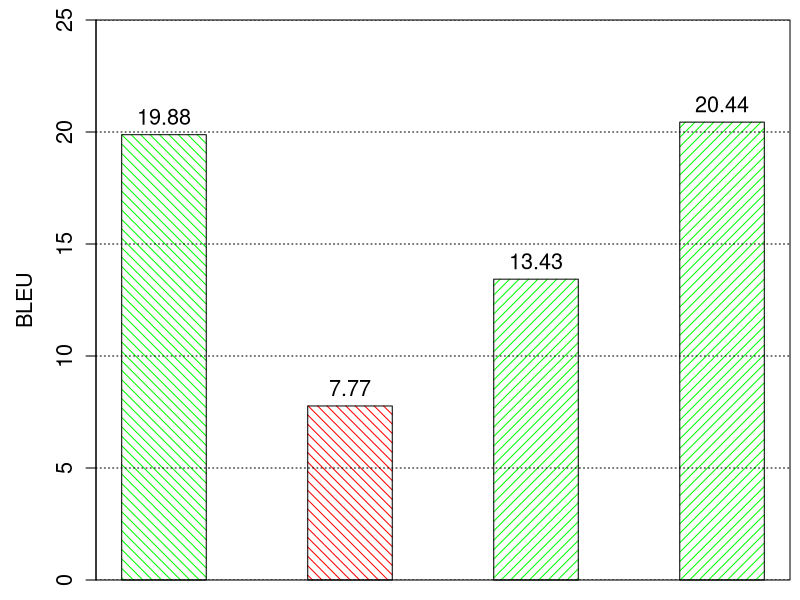

This chart was generated by the following R code:
c <- read.table(file="urdu.txt", sep = "\t", head=TRUE)

x <- c$BLEU
#names(x) <- c$Title

colorz <- c("green", "red", "green", "green")
fillz <- c(15, 15, 15, 15)
anglez <- c(135, 135, 45, 45)
spacez <- c(1.2, 1.2, 1.2)

saxis <- 1.3
slabels <- 1.3
snames <- 1.3

pdf(file="urdu.pdf", height=4, width=7.5, onefile=TRUE, family='Helvetica', pointsize=12)
par(mar=c(1.0,4.8,1.0,0.5), new=FALSE, cex.lab=slabels)

bp <-barplot(x, density=fillz, col=colorz, angle=anglez, space=spacez, ylab="BLEU", cex.lab=slabels, cex.axis=saxis, cex.names=snames, ylim=c(0, 25), legend=F)
grid(nx = 0, ny = NULL, col = "black", lty = "dotted", lwd = 1, equilogs = FALSE)
#legend("topright", as.character(c$Title), cex=slabels, density=fillz, fill=colorz, bty="y", bg="white")
box()

height <- rbind(x)
text(bp, height, labels=format(height, 4), pos=3, cex=snames)

dev.off()
